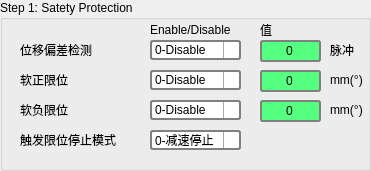
    <widget class="QGroupBox" name="step1">
     <property name="geometry">
      <rect>
       <x>200</x>
       <y>10</y>
       <width>371</width>
       <height>171</height>
      </rect>
     </property>
     <property name="title">
      <string>Step 1: Satety Protection</string>
     </property>
     <widget class="QLabel" name="label_41">
      <property name="geometry">
       <rect>
        <x>20</x>
        <y>40</y>
        <width>111</width>
        <height>20</height>
       </rect>
      </property>
      <property name="text">
       <string>位移偏差检测</string>
      </property>
     </widget>
     <widget class="QLabel" name="label_42">
      <property name="geometry">
       <rect>
        <x>150</x>
        <y>20</y>
        <width>91</width>
        <height>20</height>
       </rect>
      </property>
      <property name="text">
       <string>Enable/Disable</string>
      </property>
     </widget>
     <widget class="QLabel" name="label_71">
      <property name="geometry">
       <rect>
        <x>260</x>
        <y>20</y>
        <width>91</width>
        <height>20</height>
       </rect>
      </property>
      <property name="text">
       <string>值</string>
      </property>
     </widget>
     <widget class="QComboBox" name="ecl_en">
      <property name="geometry">
       <rect>
        <x>150</x>
        <y>40</y>
        <width>91</width>
        <height>20</height>
       </rect>
      </property>
      <property name="styleSheet">
       <string notr="true">QComboBox {
    border: 2px solid gray;
    border-radius: 3px;
    min-width: 6em;
}


QComboBox::drop-down {
    subcontrol-origin: padding;
    subcontrol-position: top right;
    width: 15px;
    border-left-width: 1px;  
	border-left-color: darkgray;
    border-left-style: solid;
    border-top-right-radius: 3px;
    border-bottom-right-radius: 3px;
}

QComboBox::down-arrow {
    image: url(:/icon/res/ui_down_arrow.png);
}

QComboBox::down-arrow:on {
    top: 1px;
    left: 1px;
}


</string>
      </property>
      <item>
       <property name="text">
        <string>0-Disable</string>
       </property>
      </item>
      <item>
       <property name="text">
        <string>1-Enable</string>
       </property>
      </item>
     </widget>
     <widget class="QLabel" name="label_72">
      <property name="geometry">
       <rect>
        <x>20</x>
        <y>70</y>
        <width>111</width>
        <height>20</height>
       </rect>
      </property>
      <property name="text">
       <string>软正限位</string>
      </property>
     </widget>
     <widget class="QLabel" name="label_73">
      <property name="geometry">
       <rect>
        <x>20</x>
        <y>100</y>
        <width>111</width>
        <height>20</height>
       </rect>
      </property>
      <property name="text">
       <string>软负限位</string>
      </property>
     </widget>
     <widget class="QComboBox" name="el_stopmode">
      <property name="geometry">
       <rect>
        <x>150</x>
        <y>130</y>
        <width>91</width>
        <height>20</height>
       </rect>
      </property>
      <property name="styleSheet">
       <string notr="true">QComboBox {
    border: 2px solid gray;
    border-radius: 3px;
    min-width: 6em;
}


QComboBox::drop-down {
    subcontrol-origin: padding;
    subcontrol-position: top right;
    width: 15px;
    border-left-width: 1px;  
	border-left-color: darkgray;
    border-left-style: solid;
    border-top-right-radius: 3px;
    border-bottom-right-radius: 3px;
}

QComboBox::down-arrow {
    image: url(:/icon/res/ui_down_arrow.png);
}

QComboBox::down-arrow:on {
    top: 1px;
    left: 1px;
}


</string>
      </property>
      <item>
       <property name="text">
        <string>0-减速停止</string>
       </property>
      </item>
      <item>
       <property name="text">
        <string>1-立即停止</string>
       </property>
      </item>
     </widget>
     <widget class="QLabel" name="label_74">
      <property name="geometry">
       <rect>
        <x>20</x>
        <y>130</y>
        <width>111</width>
        <height>20</height>
       </rect>
      </property>
      <property name="text">
       <string>触发限位停止模式</string>
      </property>
     </widget>
     <widget class="QSpinBox" name="ecl_value">
      <property name="geometry">
       <rect>
        <x>260</x>
        <y>40</y>
        <width>61</width>
        <height>22</height>
       </rect>
      </property>
      <property name="styleSheet">
       <string notr="true">QSpinBox {
    border: 2px solid gray;
    border-radius: 3px;
    padding: 0 8px;
    background: rgb(85, 255, 127);
    selection-background-color: darkgray;
}
</string>
      </property>
      <property name="wrapping">
       <bool>false</bool>
      </property>
      <property name="frame">
       <bool>true</bool>
      </property>
      <property name="alignment">
       <set>Qt::AlignCenter</set>
      </property>
      <property name="readOnly">
       <bool>false</bool>
      </property>
      <property name="buttonSymbols">
       <enum>QAbstractSpinBox::NoButtons</enum>
      </property>
      <property name="accelerated">
       <bool>false</bool>
      </property>
      <property name="keyboardTracking">
       <bool>true</bool>
      </property>
      <property name="showGroupSeparator" stdset="0">
       <bool>false</bool>
      </property>
      <property name="maximum">
       <number>999999</number>
      </property>
     </widget>
     <widget class="QSpinBox" name="spel_value">
      <property name="geometry">
       <rect>
        <x>260</x>
        <y>70</y>
        <width>61</width>
        <height>22</height>
       </rect>
      </property>
      <property name="styleSheet">
       <string notr="true">QSpinBox {
    border: 2px solid gray;
    border-radius: 3px;
    padding: 0 8px;
    background: rgb(85, 255, 127);
    selection-background-color: darkgray;
}
</string>
      </property>
      <property name="wrapping">
       <bool>false</bool>
      </property>
      <property name="frame">
       <bool>true</bool>
      </property>
      <property name="alignment">
       <set>Qt::AlignCenter</set>
      </property>
      <property name="readOnly">
       <bool>false</bool>
      </property>
      <property name="buttonSymbols">
       <enum>QAbstractSpinBox::NoButtons</enum>
      </property>
      <property name="accelerated">
       <bool>false</bool>
      </property>
      <property name="keyboardTracking">
       <bool>true</bool>
      </property>
      <property name="showGroupSeparator" stdset="0">
       <bool>false</bool>
      </property>
      <property name="minimum">
       <number>-1000</number>
      </property>
      <property name="maximum">
       <number>1000</number>
      </property>
     </widget>
     <widget class="QSpinBox" name="smel_value">
      <property name="geometry">
       <rect>
        <x>260</x>
        <y>100</y>
        <width>61</width>
        <height>22</height>
       </rect>
      </property>
      <property name="styleSheet">
       <string notr="true">QSpinBox {
    border: 2px solid gray;
    border-radius: 3px;
    padding: 0 8px;
    background: rgb(85, 255, 127);
    selection-background-color: darkgray;
}
</string>
      </property>
      <property name="wrapping">
       <bool>false</bool>
      </property>
      <property name="frame">
       <bool>true</bool>
      </property>
      <property name="alignment">
       <set>Qt::AlignCenter</set>
      </property>
      <property name="readOnly">
       <bool>false</bool>
      </property>
      <property name="buttonSymbols">
       <enum>QAbstractSpinBox::NoButtons</enum>
      </property>
      <property name="accelerated">
       <bool>false</bool>
      </property>
      <property name="keyboardTracking">
       <bool>true</bool>
      </property>
      <property name="showGroupSeparator" stdset="0">
       <bool>false</bool>
      </property>
      <property name="minimum">
       <number>-1000</number>
      </property>
      <property name="maximum">
       <number>1000</number>
      </property>
     </widget>
     <widget class="QComboBox" name="spel_en">
      <property name="geometry">
       <rect>
        <x>150</x>
        <y>70</y>
        <width>91</width>
        <height>20</height>
       </rect>
      </property>
      <property name="styleSheet">
       <string notr="true">QComboBox {
    border: 2px solid gray;
    border-radius: 3px;
    min-width: 6em;
}


QComboBox::drop-down {
    subcontrol-origin: padding;
    subcontrol-position: top right;
    width: 15px;
    border-left-width: 1px;  
	border-left-color: darkgray;
    border-left-style: solid;
    border-top-right-radius: 3px;
    border-bottom-right-radius: 3px;
}

QComboBox::down-arrow {
    image: url(:/icon/res/ui_down_arrow.png);
}

QComboBox::down-arrow:on {
    top: 1px;
    left: 1px;
}


</string>
      </property>
      <item>
       <property name="text">
        <string>0-Disable</string>
       </property>
      </item>
      <item>
       <property name="text">
        <string>1-Enable</string>
       </property>
      </item>
     </widget>
     <widget class="QComboBox" name="smel_en">
      <property name="geometry">
       <rect>
        <x>150</x>
        <y>100</y>
        <width>91</width>
        <height>20</height>
       </rect>
      </property>
      <property name="styleSheet">
       <string notr="true">QComboBox {
    border: 2px solid gray;
    border-radius: 3px;
    min-width: 6em;
}


QComboBox::drop-down {
    subcontrol-origin: padding;
    subcontrol-position: top right;
    width: 15px;
    border-left-width: 1px;  
	border-left-color: darkgray;
    border-left-style: solid;
    border-top-right-radius: 3px;
    border-bottom-right-radius: 3px;
}

QComboBox::down-arrow {
    image: url(:/icon/res/ui_down_arrow.png);
}

QComboBox::down-arrow:on {
    top: 1px;
    left: 1px;
}


</string>
      </property>
      <item>
       <property name="text">
        <string>0-Disable</string>
       </property>
      </item>
      <item>
       <property name="text">
        <string>1-Enable</string>
       </property>
      </item>
     </widget>
     <widget class="QLabel" name="label_75">
      <property name="geometry">
       <rect>
        <x>330</x>
        <y>40</y>
        <width>31</width>
        <height>20</height>
       </rect>
      </property>
      <property name="text">
       <string>脉冲</string>
      </property>
     </widget>
     <widget class="QLabel" name="label_76">
      <property name="geometry">
       <rect>
        <x>330</x>
        <y>70</y>
        <width>41</width>
        <height>20</height>
       </rect>
      </property>
      <property name="text">
       <string>mm(°)</string>
      </property>
     </widget>
     <widget class="QLabel" name="label_77">
      <property name="geometry">
       <rect>
        <x>330</x>
        <y>100</y>
        <width>41</width>
        <height>20</height>
       </rect>
      </property>
      <property name="text">
       <string>mm(°)</string>
      </property>
     </widget>
    </widget>
